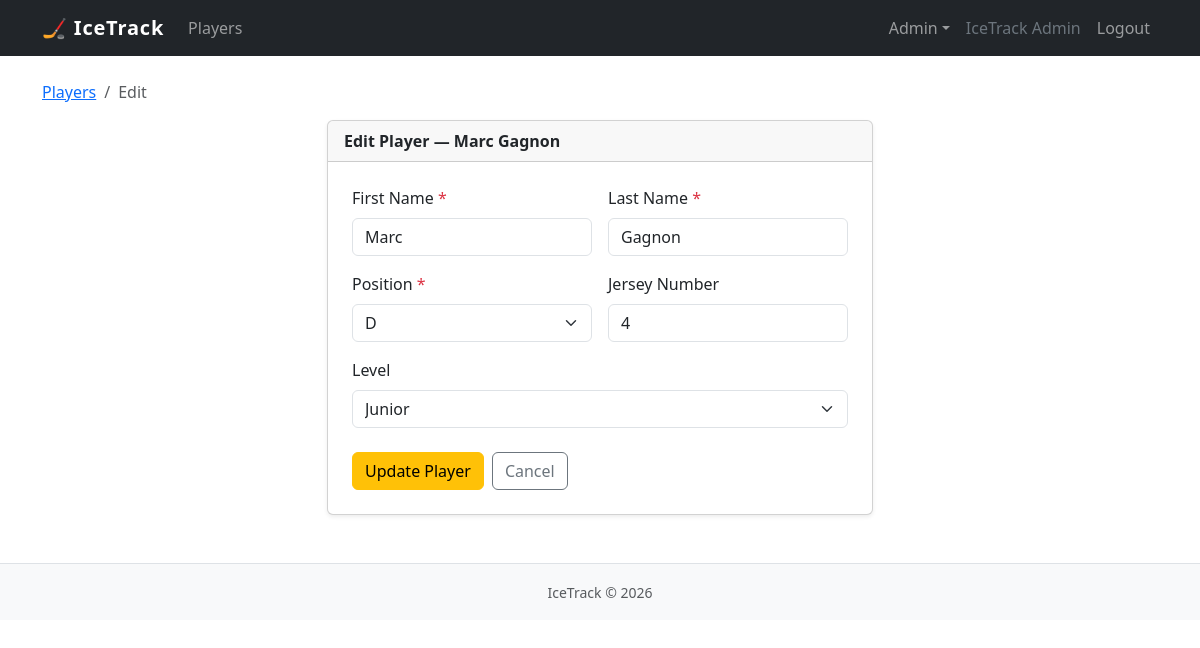
Page /pages/admin/players/edit.php?id=2 (signed in) on the committed database.
### tables this page shows
CREATE TABLE `players` (
  `player_id` BIGINT PRIMARY KEY NOT NULL AUTO_INCREMENT,
  `first_name` VARCHAR(100) NOT NULL,
  `last_name` VARCHAR(100) NOT NULL,
  `position` VARCHAR(20) NOT NULL,
  `jersey_number` INT,
  `level` VARCHAR(30),
  CONSTRAINT `chk_players_position` CHECK (position IN ('C', 'LW', 'RW', 'D', 'G')),
  CONSTRAINT `chk_players_jersey` CHECK (jersey_number IS NULL OR (jersey_number >= 0 AND jersey_number <= 99))
);

### pages/admin/players/edit.php (called while the page is built, shortened)
<?php
require_once BASE_PATH . '/lib/validators.php';
$getId = filter_input(INPUT_GET, 'id', FILTER_VALIDATE_INT);
$postId = filter_input(INPUT_POST, 'id', FILTER_VALIDATE_INT);
$id = $getId ?? $postId;
$db = get_db();
$stmt = $db->prepare('SELECT * FROM players WHERE player_id = ?');
$stmt->execute([$id]);
$player = $stmt->fetch();
$input = [
    'first_name' => $player['first_name'],
    'last_name' => $player['last_name'],
    'position' => $player['position'],
    'jersey_number' => $player['jersey_number'] ?? '',
    'level' => $player['level'] ?? '',
];
$fullName = $player['first_name'] . ' ' . $player['last_name'];
require BASE_PATH . '/views/admin/players/edit.php';

### lib/validators.php (called while the page is built, shortened)
<?php
function allowed_positions(): array
{
    return ['C', 'LW', 'RW', 'D', 'G'];
}
function allowed_levels(): array
{
    return ['Pro', 'Junior', 'Amateur', 'Other'];
}

### partials/player_form.php (the view, shortened to what this page needs)
<div class="row g-3">
    <div class="col-sm-6">
        <label for="first_name" class="form-label">
            First Name <span class="text-danger">*</span>
        </label>
        <input type="text" id="first_name" name="first_name"
            class="form-control <?= isset($errors['first_name']) ? 'is-invalid' : '' ?>"
            value="<?= htmlspecialchars($input['first_name'], ENT_QUOTES, 'UTF-8') ?>" maxlength="100" required>
    </div>
    <div class="col-sm-6">
        <label for="last_name" class="form-label">
            Last Name <span class="text-danger">*</span>
        </label>
        <input type="text" id="last_name" name="last_name"
            class="form-control <?= isset($errors['last_name']) ? 'is-invalid' : '' ?>"
            value="<?= htmlspecialchars($input['last_name'], ENT_QUOTES, 'UTF-8') ?>" maxlength="100" required>
    </div>
    <div class="col-sm-6">
        <label for="position" class="form-label">
            Position <span class="text-danger">*</span>
        </label>
        <select id="position" name="position" class="form-select <?= isset($errors['position']) ? 'is-invalid' : '' ?>"
            required>
            <?php foreach (allowed_positions() as $pos): ?>
                <option value="<?= $pos ?>" <?= $input['position'] === $pos ? 'selected' : '' ?>>
                    <?= $pos ?>
                </option>
            <?php endforeach; ?>
        </select>
    </div>
    <div class="col-sm-6">
        <label for="jersey_number" class="form-label">Jersey Number</label>
        <input type="number" id="jersey_number" name="jersey_number"
            class="form-control <?= isset($errors['jersey_number']) ? 'is-invalid' : '' ?>"
            value="<?= htmlspecialchars((string) $input['jersey_number'], ENT_QUOTES, 'UTF-8') ?>" min="0" max="99"
            placeholder="Optional">
    </div>
    <div class="col-12">
        <label for="level" class="form-label">Level</label>
        <select id="level" name="level" class="form-select <?= isset($errors['level']) ? 'is-invalid' : '' ?>">
            <?php foreach (allowed_levels() as $lvl): ?>
                <option value="<?= $lvl ?>" <?= $input['level'] === $lvl ? 'selected' : '' ?>>
                    <?= $lvl ?>
                </option>
            <?php endforeach; ?>
        </select>
    </div>
</div>

### views/admin/players/edit.php
<?php require_once BASE_PATH . '/partials/header.php';
render_flash(); ?>
<nav aria-label="breadcrumb" class="mb-3">
    <ol class="breadcrumb">
        <li class="breadcrumb-item">
            <a href="<?= BASE_URL ?>/pages/public/players.php">Players</a>
        </li>
        <li class="breadcrumb-item active">Edit</li>
    </ol>
</nav>
<div class="row justify-content-center">
    <div class="col-md-7 col-lg-6">
        <div class="card shadow-sm">
            <div class="card-header fw-semibold">
                Edit Player — <?= htmlspecialchars($fullName, ENT_QUOTES, 'UTF-8') ?>
            </div>
            <div class="card-body p-4">
                <form method="post" action="?id=<?= (int) $id ?>" novalidate>
                    <?php require BASE_PATH . '/partials/player_form.php'; ?>
                    <div class="d-flex gap-2 mt-4">
                        <button type="submit" class="btn btn-warning">Update Player</button>
                        <a href="<?= BASE_URL ?>/pages/public/players.php" class="btn btn-outline-secondary">Cancel</a>
                    </div>
                </form>
            </div>
        </div>
    </div>
</div>
<?php require_once BASE_PATH . '/partials/footer.php'; ?>

### partials/header.php (style rules this page uses)
body { padding-bottom: 4rem; }

### rows in the picture
players: fullName "Marc Gagnon", first_name "Marc", last_name "Gagnon", position "D", jersey_number "4", level "Junior"

### other values in the picture
$_user['display_name'] "IceTrack Admin"
